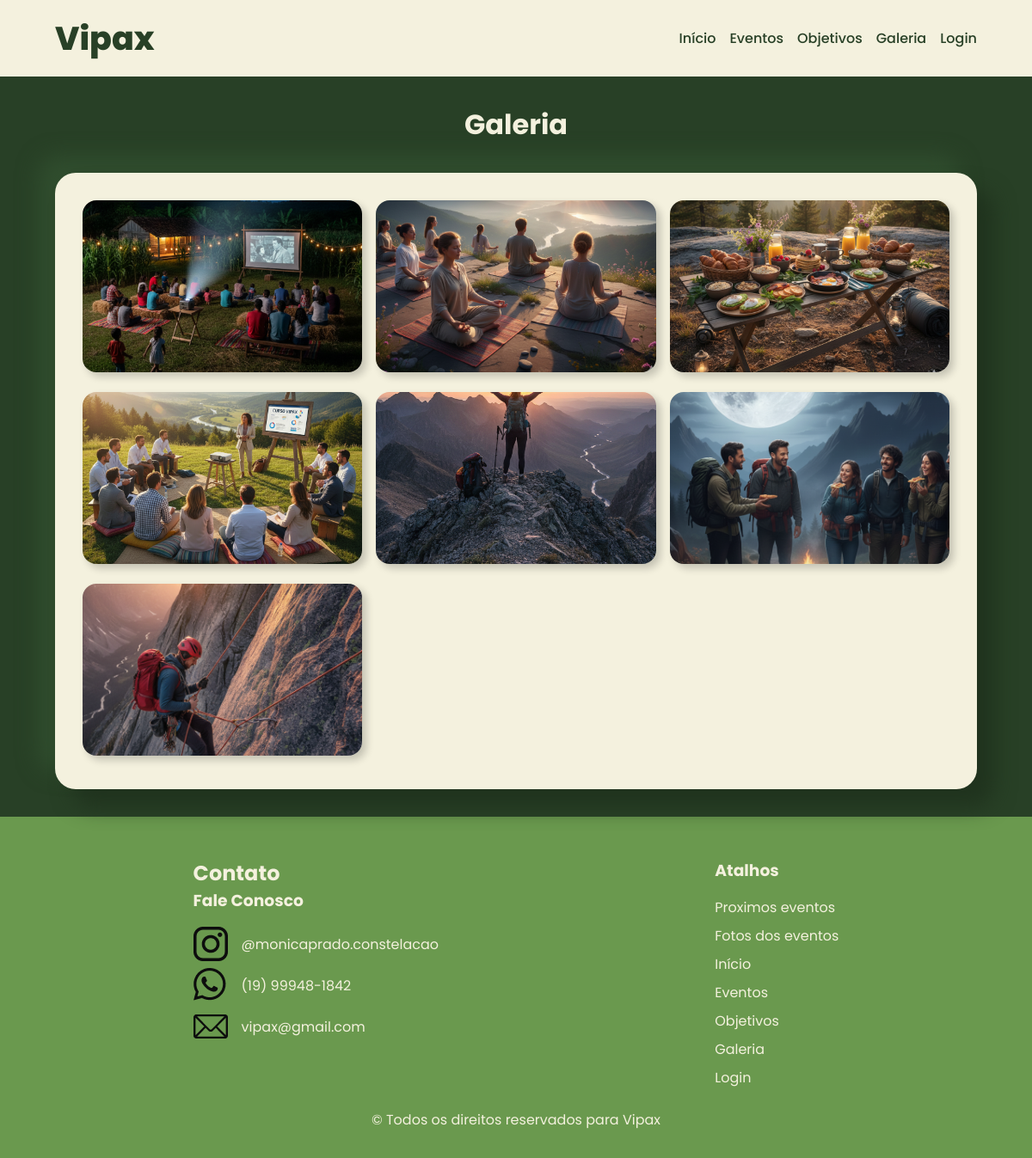
Before: /galeria.php with the older database file.
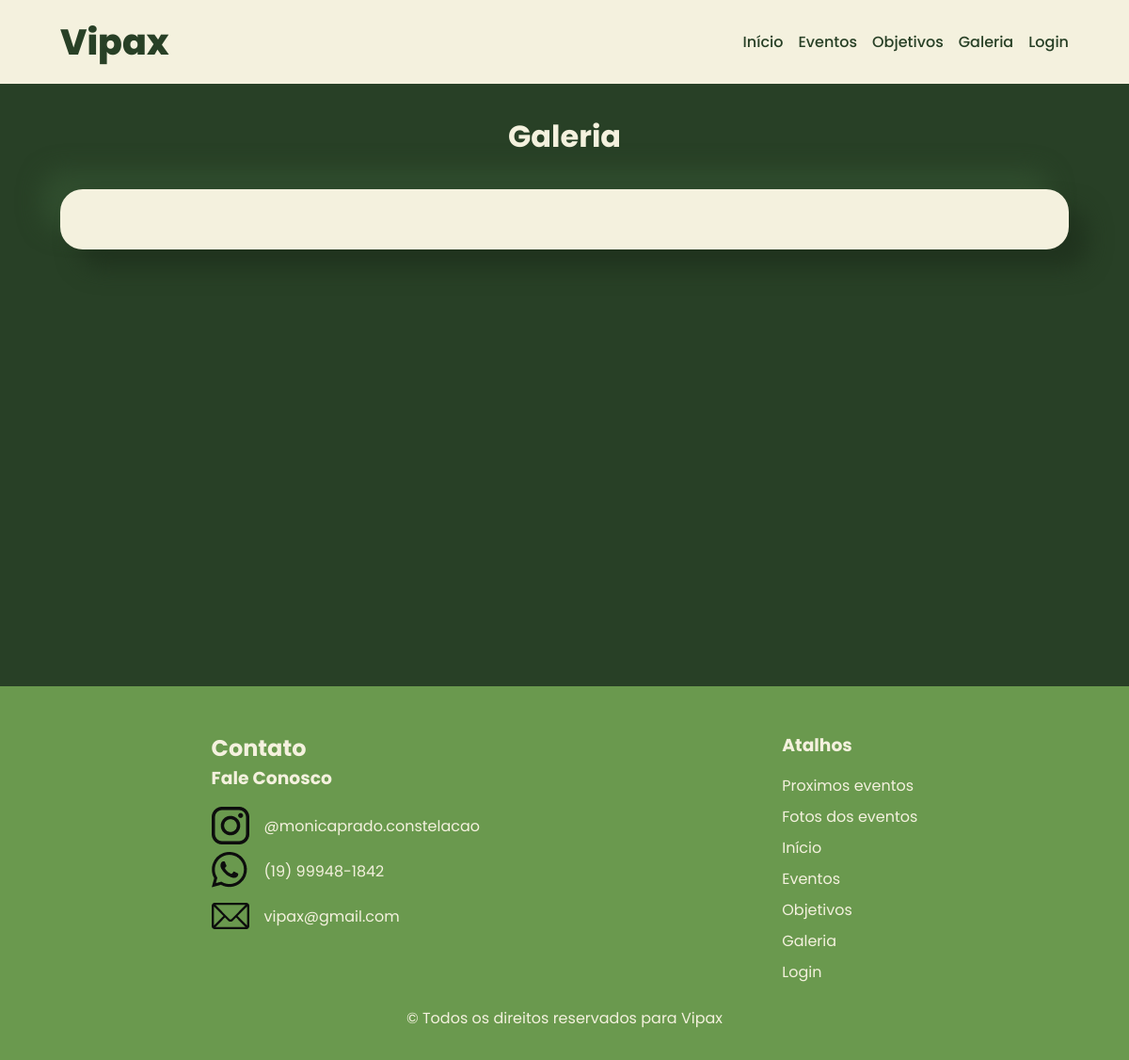
After: the same page with the newer database file.
### tables this page shows
CREATE TABLE IF NOT EXISTS `galeria` (
  `id` int NOT NULL AUTO_INCREMENT,
  `id_eventos_comuns` int,
  `path` text NOT NULL,
  PRIMARY KEY (`id`)
);

### galeria.php (the view, shortened to what this page needs)
<?php
include "header.php";
include "config/conexao.php";
?>
  <main id="pagina_galeria">
    <h1>Galeria</h1>
    <section class="galeria">
      <?php
        $sql_code = "SELECT * FROM galeria";
        $query_galeria = $mysqli->query($sql_code);
        while ($row = $query_galeria->fetch_assoc()){
      ?>
      <a href=<?= "galeria.php?img=" . $row['id']; ?>>
        <img src=<?= $row['path']; ?>
        alt="Imagem">
      </a>
      <?php } ?>
    </section>
  </main>
  <?php
include "footer.php";
?>

Changed rows visible on the page:
removed galeria: path (picture)
removed galeria: path (picture)
removed galeria: path (picture)
removed galeria: path (picture)
removed galeria: path (picture)
removed galeria: path (picture)
removed galeria: path (picture)
